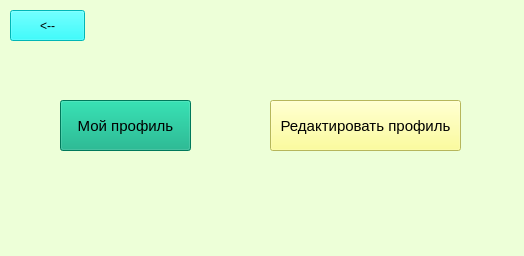
<?xml version="1.0" encoding="UTF-8"?>
<ui version="4.0">
 <class>MainWindow</class>
 <widget class="QMainWindow" name="MainWindow">
  <property name="geometry">
   <rect>
    <x>0</x>
    <y>0</y>
    <width>524</width>
    <height>256</height>
   </rect>
  </property>
  <property name="windowTitle">
   <string>MainWindow</string>
  </property>
  <property name="styleSheet">
   <string notr="true">background-color: rgb(237, 255, 216);</string>
  </property>
  <widget class="QWidget" name="centralwidget">
   <widget class="QPushButton" name="return_2">
    <property name="geometry">
     <rect>
      <x>10</x>
      <y>10</y>
      <width>75</width>
      <height>31</height>
     </rect>
    </property>
    <property name="styleSheet">
     <string notr="true">background-color: rgb(0, 255, 255);</string>
    </property>
    <property name="text">
     <string>&lt;--</string>
    </property>
   </widget>
   <widget class="QPushButton" name="my_profile">
    <property name="geometry">
     <rect>
      <x>60</x>
      <y>100</y>
      <width>131</width>
      <height>51</height>
     </rect>
    </property>
    <property name="font">
     <font>
      <pointsize>11</pointsize>
     </font>
    </property>
    <property name="styleSheet">
     <string notr="true">background-color: rgb(0, 170, 127);</string>
    </property>
    <property name="text">
     <string>Мой профиль</string>
    </property>
   </widget>
   <widget class="QPushButton" name="my_profile_edit">
    <property name="geometry">
     <rect>
      <x>270</x>
      <y>100</y>
      <width>191</width>
      <height>51</height>
     </rect>
    </property>
    <property name="font">
     <font>
      <pointsize>11</pointsize>
     </font>
    </property>
    <property name="styleSheet">
     <string notr="true">background-color: rgb(255, 255, 127);</string>
    </property>
    <property name="text">
     <string>Редактировать профиль</string>
    </property>
   </widget>
  </widget>
  <widget class="QMenuBar" name="menubar">
   <property name="geometry">
    <rect>
     <x>0</x>
     <y>0</y>
     <width>524</width>
     <height>21</height>
    </rect>
   </property>
  </widget>
  <widget class="QStatusBar" name="statusbar"/>
 </widget>
 <resources/>
 <connections/>
</ui>
